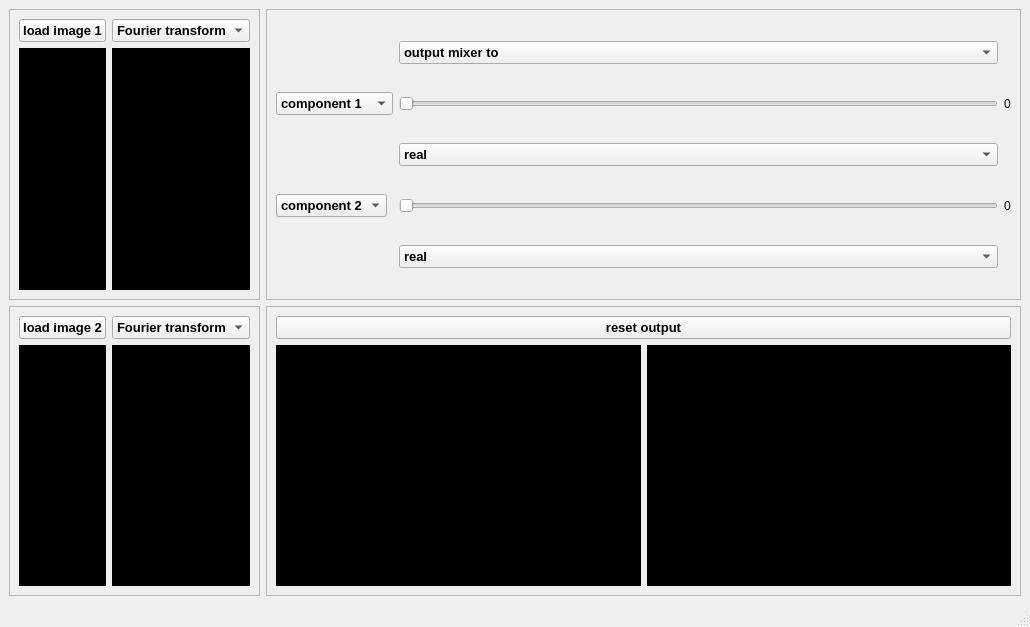
<?xml version="1.0" encoding="UTF-8"?>
<ui version="4.0">
 <class>MainWindow</class>
 <widget class="QMainWindow" name="MainWindow">
  <property name="geometry">
   <rect>
    <x>0</x>
    <y>0</y>
    <width>1030</width>
    <height>627</height>
   </rect>
  </property>
  <property name="windowTitle">
   <string>MainWindow</string>
  </property>
  <widget class="QWidget" name="centralwidget">
   <layout class="QGridLayout" name="gridLayout">
    <item row="0" column="1">
     <widget class="QFrame" name="frame">
      <property name="frameShape">
       <enum>QFrame::StyledPanel</enum>
      </property>
      <property name="frameShadow">
       <enum>QFrame::Raised</enum>
      </property>
      <layout class="QGridLayout" name="gridLayout_5">
       <item row="1" column="0" colspan="2">
        <widget class="QComboBox" name="comboBox_4">
         <property name="font">
          <font>
           <pointsize>10</pointsize>
           <weight>75</weight>
           <bold>true</bold>
          </font>
         </property>
         <item>
          <property name="text">
           <string>component 1</string>
          </property>
         </item>
         <item>
          <property name="text">
           <string>image 1</string>
          </property>
         </item>
         <item>
          <property name="text">
           <string>image 2</string>
          </property>
         </item>
        </widget>
       </item>
       <item row="0" column="2">
        <widget class="QComboBox" name="comboBox_3">
         <property name="font">
          <font>
           <pointsize>10</pointsize>
           <weight>75</weight>
           <bold>true</bold>
          </font>
         </property>
         <item>
          <property name="text">
           <string>output mixer to</string>
          </property>
         </item>
         <item>
          <property name="text">
           <string>output 1</string>
          </property>
         </item>
         <item>
          <property name="text">
           <string>output 2</string>
          </property>
         </item>
        </widget>
       </item>
       <item row="1" column="3">
        <widget class="QLabel" name="label_6">
         <property name="text">
          <string>0</string>
         </property>
        </widget>
       </item>
       <item row="3" column="3">
        <widget class="QLabel" name="label_11">
         <property name="text">
          <string>0</string>
         </property>
        </widget>
       </item>
       <item row="1" column="2">
        <widget class="QSlider" name="horizontalSlider">
         <property name="maximum">
          <number>100</number>
         </property>
         <property name="orientation">
          <enum>Qt::Horizontal</enum>
         </property>
        </widget>
       </item>
       <item row="3" column="2">
        <widget class="QSlider" name="horizontalSlider_2">
         <property name="maximum">
          <number>100</number>
         </property>
         <property name="orientation">
          <enum>Qt::Horizontal</enum>
         </property>
        </widget>
       </item>
       <item row="3" column="0">
        <widget class="QComboBox" name="comboBox_5">
         <property name="font">
          <font>
           <pointsize>10</pointsize>
           <weight>75</weight>
           <bold>true</bold>
          </font>
         </property>
         <item>
          <property name="text">
           <string>component 2</string>
          </property>
         </item>
         <item>
          <property name="text">
           <string>image 1</string>
          </property>
         </item>
         <item>
          <property name="text">
           <string>image 2</string>
          </property>
         </item>
        </widget>
       </item>
       <item row="2" column="2">
        <widget class="QComboBox" name="comboBox_6">
         <property name="font">
          <font>
           <pointsize>10</pointsize>
           <weight>75</weight>
           <bold>true</bold>
          </font>
         </property>
         <item>
          <property name="text">
           <string>real</string>
          </property>
         </item>
         <item>
          <property name="text">
           <string>imaginary</string>
          </property>
         </item>
         <item>
          <property name="text">
           <string>magnitude</string>
          </property>
         </item>
         <item>
          <property name="text">
           <string>phase</string>
          </property>
         </item>
        </widget>
       </item>
       <item row="4" column="2">
        <widget class="QComboBox" name="comboBox_7">
         <property name="font">
          <font>
           <pointsize>10</pointsize>
           <weight>75</weight>
           <bold>true</bold>
          </font>
         </property>
         <item>
          <property name="text">
           <string>real </string>
          </property>
         </item>
         <item>
          <property name="text">
           <string>imaginary</string>
          </property>
         </item>
         <item>
          <property name="text">
           <string>magnitude</string>
          </property>
         </item>
         <item>
          <property name="text">
           <string>phase</string>
          </property>
         </item>
        </widget>
       </item>
      </layout>
     </widget>
    </item>
    <item row="0" column="0">
     <widget class="QFrame" name="frame_2">
      <property name="frameShape">
       <enum>QFrame::StyledPanel</enum>
      </property>
      <property name="frameShadow">
       <enum>QFrame::Raised</enum>
      </property>
      <layout class="QGridLayout" name="gridLayout_2">
       <item row="0" column="0">
        <widget class="QPushButton" name="button1">
         <property name="font">
          <font>
           <pointsize>10</pointsize>
           <weight>75</weight>
           <bold>true</bold>
          </font>
         </property>
         <property name="text">
          <string>load image 1</string>
         </property>
        </widget>
       </item>
       <item row="0" column="1">
        <widget class="QComboBox" name="comboBox">
         <property name="font">
          <font>
           <pointsize>10</pointsize>
           <weight>75</weight>
           <bold>true</bold>
          </font>
         </property>
         <item>
          <property name="text">
           <string>Fourier transform</string>
          </property>
         </item>
         <item>
          <property name="text">
           <string>magntuide</string>
          </property>
         </item>
         <item>
          <property name="text">
           <string>real</string>
          </property>
         </item>
         <item>
          <property name="text">
           <string>imaginary</string>
          </property>
         </item>
         <item>
          <property name="text">
           <string>phase</string>
          </property>
         </item>
        </widget>
       </item>
       <item row="1" column="1" rowspan="2">
        <widget class="QLabel" name="label_3">
         <property name="styleSheet">
          <string notr="true">background-color: rgb(0, 0, 0);</string>
         </property>
         <property name="text">
          <string/>
         </property>
        </widget>
       </item>
       <item row="1" column="0" rowspan="2">
        <widget class="QLabel" name="label">
         <property name="styleSheet">
          <string notr="true">background-color: rgb(0, 0, 0);</string>
         </property>
         <property name="text">
          <string/>
         </property>
        </widget>
       </item>
      </layout>
     </widget>
    </item>
    <item row="1" column="1">
     <widget class="QFrame" name="frame_4">
      <property name="frameShape">
       <enum>QFrame::StyledPanel</enum>
      </property>
      <property name="frameShadow">
       <enum>QFrame::Raised</enum>
      </property>
      <layout class="QGridLayout" name="gridLayout_4">
       <item row="2" column="1">
        <widget class="QLabel" name="label_9">
         <property name="styleSheet">
          <string notr="true">background-color: rgb(0, 0, 0);</string>
         </property>
         <property name="text">
          <string/>
         </property>
        </widget>
       </item>
       <item row="2" column="0">
        <widget class="QLabel" name="label_8">
         <property name="styleSheet">
          <string notr="true">background-color: rgb(0, 0, 0);
</string>
         </property>
         <property name="text">
          <string/>
         </property>
        </widget>
       </item>
       <item row="0" column="0" colspan="2">
        <widget class="QPushButton" name="pushButton">
         <property name="font">
          <font>
           <pointsize>10</pointsize>
           <weight>75</weight>
           <bold>true</bold>
          </font>
         </property>
         <property name="text">
          <string>reset output</string>
         </property>
        </widget>
       </item>
      </layout>
     </widget>
    </item>
    <item row="1" column="0">
     <widget class="QFrame" name="frame_3">
      <property name="frameShape">
       <enum>QFrame::StyledPanel</enum>
      </property>
      <property name="frameShadow">
       <enum>QFrame::Raised</enum>
      </property>
      <layout class="QGridLayout" name="gridLayout_3">
       <item row="0" column="0">
        <widget class="QPushButton" name="button2">
         <property name="font">
          <font>
           <pointsize>10</pointsize>
           <weight>75</weight>
           <bold>true</bold>
          </font>
         </property>
         <property name="text">
          <string>load image 2</string>
         </property>
        </widget>
       </item>
       <item row="1" column="0">
        <widget class="QLabel" name="label_2">
         <property name="styleSheet">
          <string notr="true">background-color: rgb(0, 0, 0);</string>
         </property>
         <property name="text">
          <string/>
         </property>
        </widget>
       </item>
       <item row="0" column="1">
        <widget class="QComboBox" name="comboBox_2">
         <property name="font">
          <font>
           <pointsize>10</pointsize>
           <weight>75</weight>
           <bold>true</bold>
          </font>
         </property>
         <item>
          <property name="text">
           <string>Fourier transform</string>
          </property>
         </item>
         <item>
          <property name="text">
           <string>magntuide</string>
          </property>
         </item>
         <item>
          <property name="text">
           <string>real</string>
          </property>
         </item>
         <item>
          <property name="text">
           <string>imaginary</string>
          </property>
         </item>
         <item>
          <property name="text">
           <string>phase</string>
          </property>
         </item>
        </widget>
       </item>
       <item row="1" column="1">
        <widget class="QLabel" name="label_4">
         <property name="styleSheet">
          <string notr="true">background-color: rgb(0, 0, 0);</string>
         </property>
         <property name="text">
          <string/>
         </property>
        </widget>
       </item>
      </layout>
     </widget>
    </item>
   </layout>
  </widget>
  <widget class="QMenuBar" name="menubar">
   <property name="geometry">
    <rect>
     <x>0</x>
     <y>0</y>
     <width>1030</width>
     <height>21</height>
    </rect>
   </property>
  </widget>
  <widget class="QStatusBar" name="statusbar"/>
  <action name="actionopen">
   <property name="text">
    <string>open</string>
   </property>
  </action>
 </widget>
 <resources/>
 <connections>
  <connection>
   <sender>button1</sender>
   <signal>clicked()</signal>
   <receiver>MainWindow</receiver>
   <slot>load()</slot>
   <hints>
    <hint type="sourcelabel">
     <x>63</x>
     <y>51</y>
    </hint>
    <hint type="destinationlabel">
     <x>514</x>
     <y>313</y>
    </hint>
   </hints>
  </connection>
  <connection>
   <sender>button2</sender>
   <signal>clicked()</signal>
   <receiver>MainWindow</receiver>
   <slot>load2()</slot>
   <hints>
    <hint type="sourcelabel">
     <x>63</x>
     <y>338</y>
    </hint>
    <hint type="destinationlabel">
     <x>514</x>
     <y>313</y>
    </hint>
   </hints>
  </connection>
  <connection>
   <sender>comboBox</sender>
   <signal>currentIndexChanged(int)</signal>
   <receiver>MainWindow</receiver>
   <slot>fourier_image1()</slot>
   <hints>
    <hint type="sourcelabel">
     <x>183</x>
     <y>51</y>
    </hint>
    <hint type="destinationlabel">
     <x>514</x>
     <y>313</y>
    </hint>
   </hints>
  </connection>
  <connection>
   <sender>comboBox_2</sender>
   <signal>currentIndexChanged(int)</signal>
   <receiver>MainWindow</receiver>
   <slot>fourier_image2()</slot>
   <hints>
    <hint type="sourcelabel">
     <x>183</x>
     <y>338</y>
    </hint>
    <hint type="destinationlabel">
     <x>514</x>
     <y>313</y>
    </hint>
   </hints>
  </connection>
  <connection>
   <sender>horizontalSlider</sender>
   <signal>valueChanged(int)</signal>
   <receiver>label_6</receiver>
   <slot>setNum(int)</slot>
   <hints>
    <hint type="sourcelabel">
     <x>717</x>
     <y>168</y>
    </hint>
    <hint type="destinationlabel">
     <x>1007</x>
     <y>168</y>
    </hint>
   </hints>
  </connection>
  <connection>
   <sender>horizontalSlider_2</sender>
   <signal>valueChanged(int)</signal>
   <receiver>label_11</receiver>
   <slot>setNum(int)</slot>
   <hints>
    <hint type="sourcelabel">
     <x>717</x>
     <y>241</y>
    </hint>
    <hint type="destinationlabel">
     <x>1007</x>
     <y>241</y>
    </hint>
   </hints>
  </connection>
  <connection>
   <sender>pushButton</sender>
   <signal>clicked()</signal>
   <receiver>MainWindow</receiver>
   <slot>reset()</slot>
   <hints>
    <hint type="sourcelabel">
     <x>645</x>
     <y>338</y>
    </hint>
    <hint type="destinationlabel">
     <x>514</x>
     <y>313</y>
    </hint>
   </hints>
  </connection>
 </connections>
 <slots>
  <slot>load()</slot>
  <slot>load2()</slot>
  <slot>mix()</slot>
  <slot>fourier_image1()</slot>
  <slot>fourier_image2()</slot>
  <slot>mixer()</slot>
  <slot>reset()</slot>
 </slots>
</ui>
